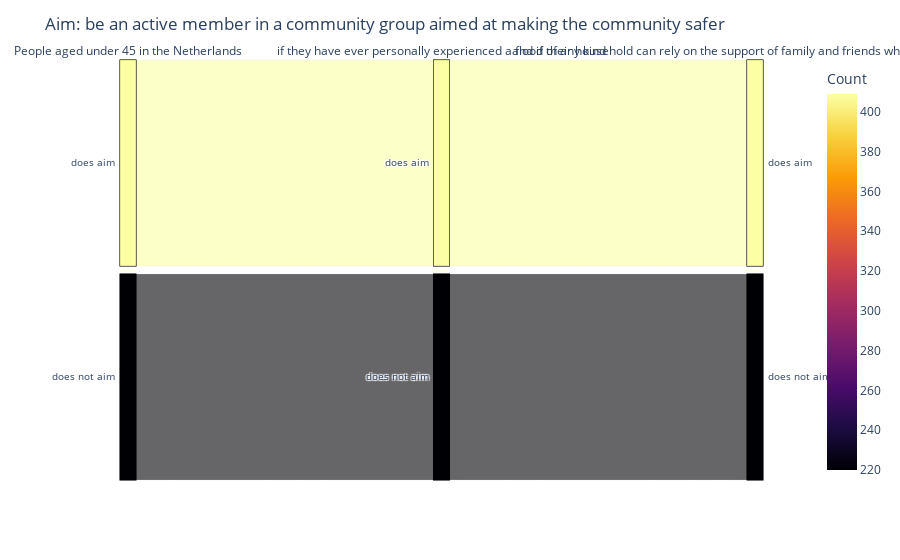
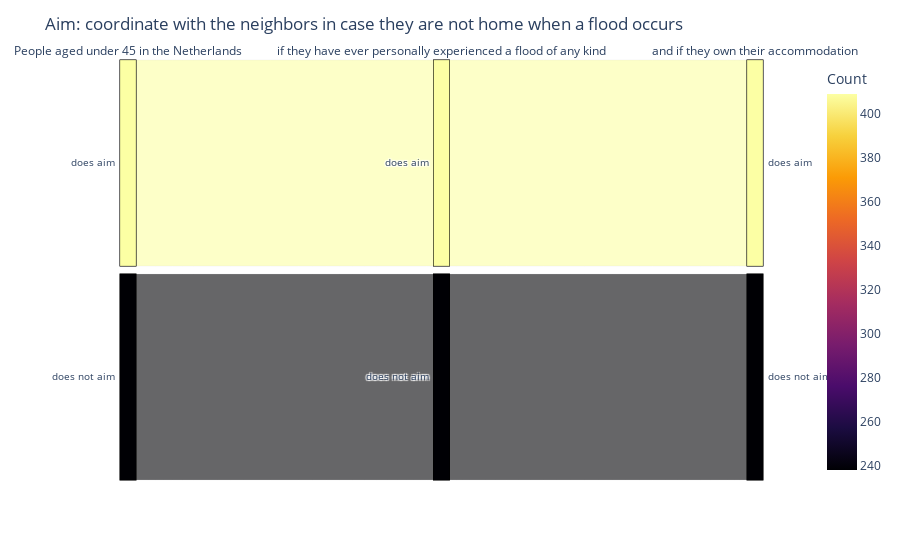
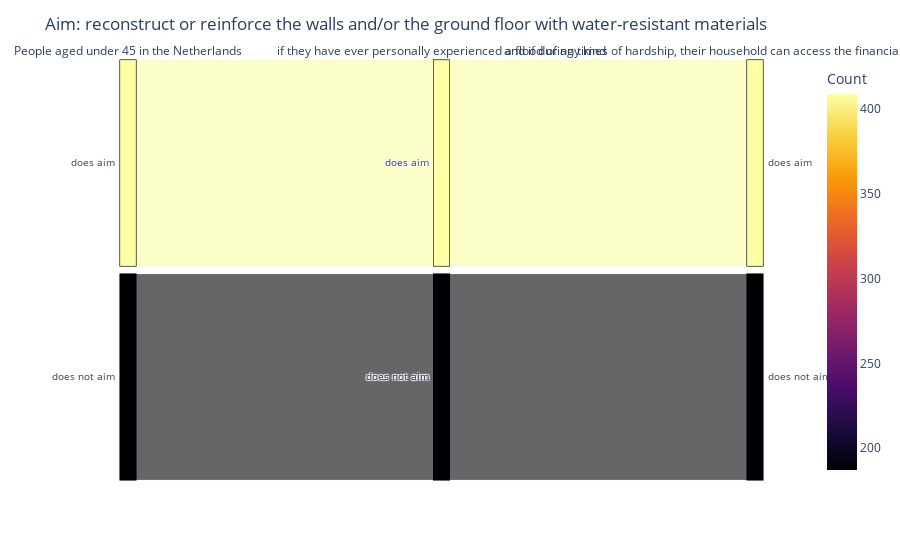
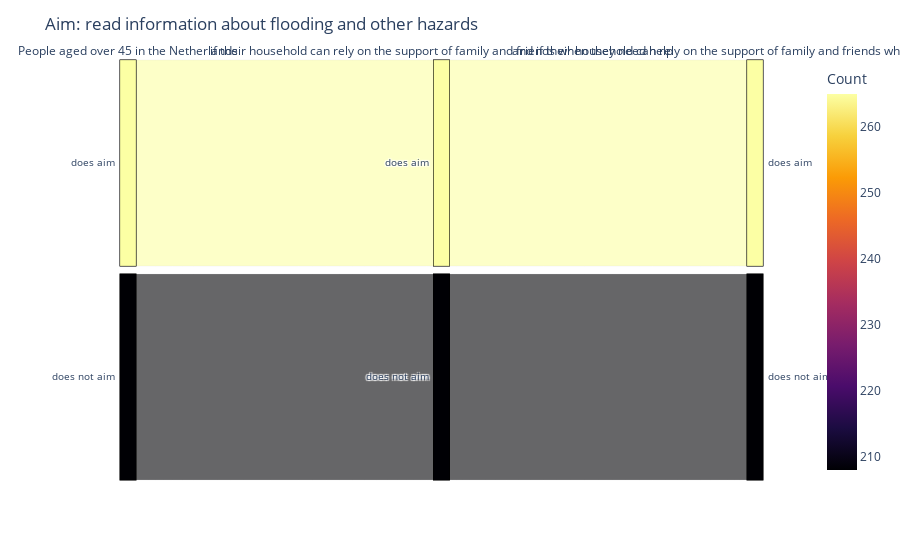

The notebook cell saved with these charts, in order:
### Code cell
import pandas as pd
import plotly.express as px

# Create a parallel set graph for each aim
for i, row in statements_stats.iterrows():
    data = {
        #first bar
        row['Attribute']: ["does aim", "does not aim"],
        #connects to second bar
        row['Condition1']: ["does aim", "does not aim"],
        #connects to third bar
        row['Condition2']: ["does aim", "does not aim"],
        'Count': [
            row['Total_count'], row['Total_count'] * row['Aim_%_True'],
            #I want to include these that they match condition1 and condition2 bar sizes/values but this gives me array mismatch, how to make this work?
            #second bar counts
            # row['Condition1_count'], row['Condition1_count'] * row['Condition1_Aim_%'],
            #third bar counts
            # row['Condition2_count'], row['Condition2_count'] * row['Condition2_Aim_%']
        ]
    }

    df = pd.DataFrame(data)
    
    fig = px.parallel_categories(
        df,
        dimensions=[row['Attribute'], row['Condition1'], row['Condition2']],
        color='Count',
        # labels={'Attribute': 'Attribute/Condition', 'Condition': 'Total/Aim', 'Count': 'Count'},
        color_continuous_scale=px.colors.sequential.Inferno
    )
    
    fig.update_layout(
        title=f"Aim: {row['Aim']}",
        legend_title_text='Count'
    )

    fig.show()

### Figure 1 — Plotly figure (JSON) as saved in the notebook; plotly's stock layout.template omitted (floating-point values rounded to 4 significant figures)
{"data": [{"dimensions": [{"label": "People aged under 45 in the Netherlands", "values": ["does aim", "does not aim"]}, {"label": "if they have ever personally experienced a flood of any kind", "values": ["does aim", "does not aim"]}, {"label": "and if their household can rely on the support of family and friends when they need help", "values": ["does aim", "does not aim"]}], "domain": {"x": [0, 1], "y": [0, 1]}, "line": {"color": [409, 220.0], "coloraxis": "coloraxis"}, "name": "", "type": "parcats"}], "layout": {"coloraxis": {"colorbar": {"title": {"text": "Count"}}, "colorscale": [[0, "#000004"], [0.1111, "#1b0c41"], [0.2222, "#4a0c6b"], [0.3333, "#781c6d"], [0.4444, "#a52c60"], [0.5556, "#cf4446"], [0.6667, "#ed6925"], [0.7778, "#fb9b06"], [0.8889, "#f7d13d"], [1, "#fcffa4"]]}, "legend": {"title": {"text": "Count"}, "tracegroupgap": 0}, "margin": {"t": 60}, "title": {"text": "Aim: be an active member in a community group aimed at making the community safer"}}}

### Figure 2 — Plotly figure (JSON) as saved in the notebook; plotly's stock layout.template omitted (floating-point values rounded to 4 significant figures)
{"data": [{"dimensions": [{"label": "People aged under 45 in the Netherlands", "values": ["does aim", "does not aim"]}, {"label": "if they have ever personally experienced a flood of any kind", "values": ["does aim", "does not aim"]}, {"label": "and if they own their accommodation", "values": ["does aim", "does not aim"]}], "domain": {"x": [0, 1], "y": [0, 1]}, "line": {"color": [409, 238], "coloraxis": "coloraxis"}, "name": "", "type": "parcats"}], "layout": {"coloraxis": {"colorbar": {"title": {"text": "Count"}}, "colorscale": [[0, "#000004"], [0.1111, "#1b0c41"], [0.2222, "#4a0c6b"], [0.3333, "#781c6d"], [0.4444, "#a52c60"], [0.5556, "#cf4446"], [0.6667, "#ed6925"], [0.7778, "#fb9b06"], [0.8889, "#f7d13d"], [1, "#fcffa4"]]}, "legend": {"title": {"text": "Count"}, "tracegroupgap": 0}, "margin": {"t": 60}, "title": {"text": "Aim: coordinate with the neighbors in case they are not home when a flood occurs"}}}

### Figure 3 — Plotly figure (JSON) as saved in the notebook; plotly's stock layout.template omitted (floating-point values rounded to 4 significant figures)
{"data": [{"dimensions": [{"label": "People aged under 45 in the Netherlands", "values": ["does aim", "does not aim"]}, {"label": "if they have ever personally experienced a flood of any kind", "values": ["does aim", "does not aim"]}, {"label": "and if during times of hardship, their household can access the financial support they need", "values": ["does aim", "does not aim"]}], "domain": {"x": [0, 1], "y": [0, 1]}, "line": {"color": [409, 187], "coloraxis": "coloraxis"}, "name": "", "type": "parcats"}], "layout": {"coloraxis": {"colorbar": {"title": {"text": "Count"}}, "colorscale": [[0, "#000004"], [0.1111, "#1b0c41"], [0.2222, "#4a0c6b"], [0.3333, "#781c6d"], [0.4444, "#a52c60"], [0.5556, "#cf4446"], [0.6667, "#ed6925"], [0.7778, "#fb9b06"], [0.8889, "#f7d13d"], [1, "#fcffa4"]]}, "legend": {"title": {"text": "Count"}, "tracegroupgap": 0}, "margin": {"t": 60}, "title": {"text": "Aim: reconstruct or reinforce the walls and/or the ground floor with water-resistant materials"}}}

### Figure 4 — Plotly figure (JSON) as saved in the notebook; plotly's stock layout.template omitted (floating-point values rounded to 4 significant figures)
{"data": [{"dimensions": [{"label": "People aged over 45 in the Netherlands", "values": ["does aim", "does not aim"]}, {"label": "if their household can rely on the support of family and friends when they need help", "values": ["does aim", "does not aim"]}, {"label": "and if their household can rely on the support of family and friends when they need help", "values": ["does aim", "does not aim"]}], "domain": {"x": [0, 1], "y": [0, 1]}, "line": {"color": [265, 208], "coloraxis": "coloraxis"}, "name": "", "type": "parcats"}], "layout": {"coloraxis": {"colorbar": {"title": {"text": "Count"}}, "colorscale": [[0, "#000004"], [0.1111, "#1b0c41"], [0.2222, "#4a0c6b"], [0.3333, "#781c6d"], [0.4444, "#a52c60"], [0.5556, "#cf4446"], [0.6667, "#ed6925"], [0.7778, "#fb9b06"], [0.8889, "#f7d13d"], [1, "#fcffa4"]]}, "legend": {"title": {"text": "Count"}, "tracegroupgap": 0}, "margin": {"t": 60}, "title": {"text": "Aim: read information about flooding and other hazards"}}}
